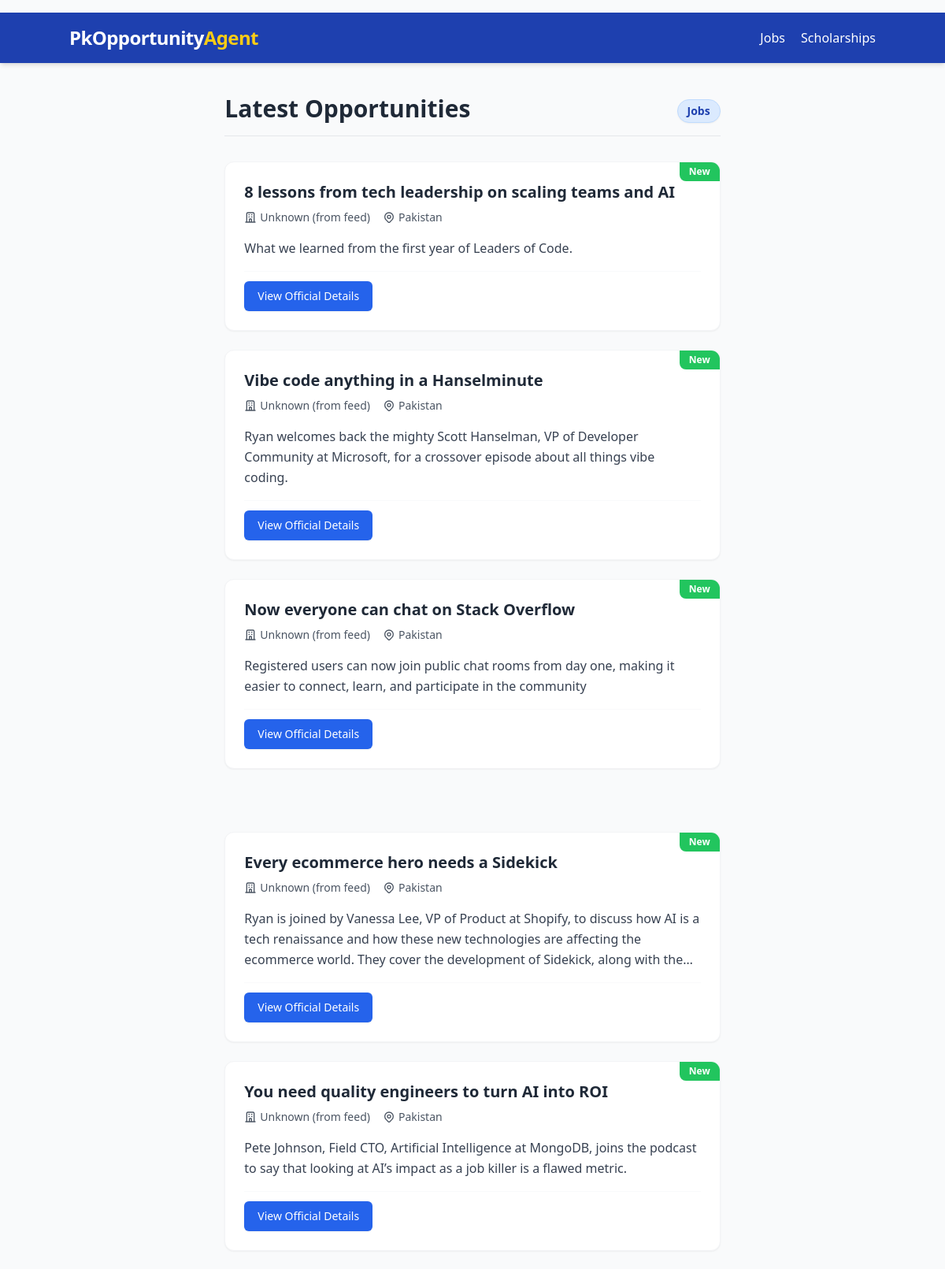
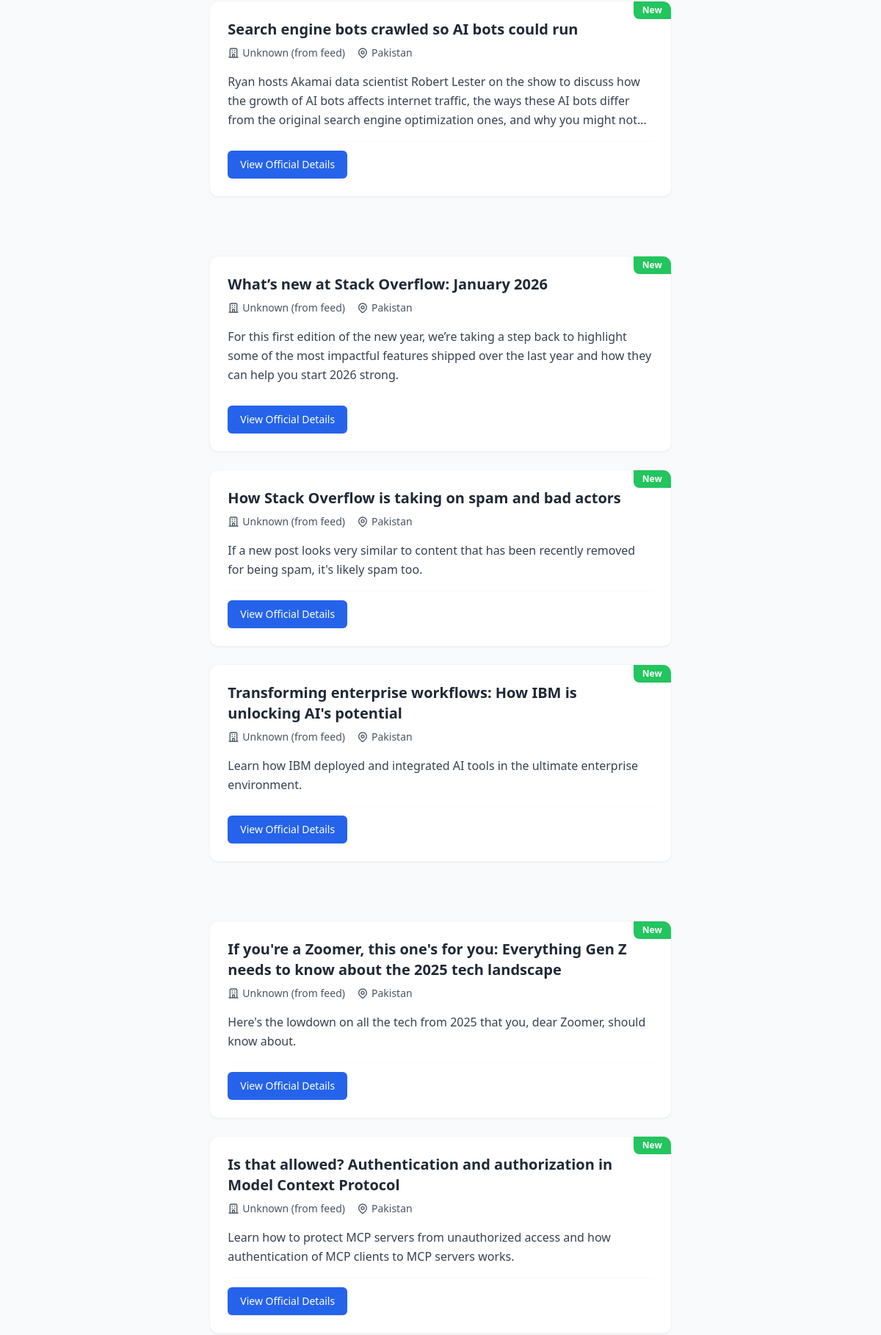
The page / (upper part) on the database its author committed (2 pictures, top to bottom).
### models.py (models this page shows, shortened)
class Job(db.Model):
    __tablename__ = 'jobs'
    id = db.Column(db.Integer, primary_key=True)
    title = db.Column(db.String(255), nullable=False)
    company = db.Column(db.String(255))
    location = db.Column(db.String(255))
    salary = db.Column(db.String(255))
    description = db.Column(db.Text)
    apply_links = db.Column(db.Text) # Stored as JSON string or comma separated
    source = db.Column(db.String(255))
    date_posted = db.Column(db.DateTime, default=datetime.utcnow)
    normalized_title = db.Column(db.String(255), nullable=False)
    state = db.Column(db.String(50), default='pending') # pending, merged, published
    slug = db.Column(db.String(255))
    seo_title = db.Column(db.String(255))
    seo_meta = db.Column(db.String(255))
    json_ld = db.Column(db.Text)

### app.py (the view)
    @app.route('/')
    def index():
        jobs = Job.query.filter_by(state='published').order_by(Job.date_posted.desc()).limit(20).all()
        return render_template('index.html', items=jobs, type='job')

### templates/index.html (shortened to what this page needs)
{% extends "base.html" %}
{% block content %}
<div class="mb-8 flex justify-between items-end border-b pb-4">
    <h1 class="text-3xl font-extrabold text-gray-800">Latest Opportunities</h1>
    <span
        class="text-sm font-semibold px-3 py-1 bg-blue-100 text-blue-800 rounded-full border border-blue-200 shadow-sm">{{
        type|capitalize }}s</span>
</div>
{% if items %}
<div class="grid gap-6">
    {% for item in items %}
    <article
        class="bg-white p-6 rounded-xl shadow-sm hover:shadow-md transition duration-300 border border-gray-100 relative group overflow-hidden">
        <div class="absolute top-0 right-0 bg-green-500 text-white text-xs font-bold px-3 py-1 rounded-bl-lg">
            New
        </div>
        <h2 class="text-xl font-bold text-gray-800 mb-2 group-hover:text-blue-600 transition">
            <a href="#">{{ item.seo_title if item.seo_title else item.title }}</a>
        </h2>
        {% if type == 'job' %}
        <div class="text-gray-600 text-sm mb-4 flex flex-wrap gap-4 items-center">
            <span class="flex items-center"><svg class="w-4 h-4 mr-1" fill="none" stroke="currentColor"
                    viewBox="0 0 24 24">
                    <path stroke-linecap="round" stroke-linejoin="round" stroke-width="2"
                        d="M19 21V5a2 2 0 00-2-2H7a2 2 0 00-2 2v16m14 0h2m-2 0h-5m-9 0H3m2 0h5M9 7h1m-1 4h1m4-4h1m-1 4h1m-5 10v-5a1 1 0 011-1h2a1 1 0 011 1v5m-4 0h4">
                    </path>
                </svg>{{ item.company }}</span>
            <span class="flex items-center">{{ item.location }}</span>
        </div>
        {% endif %}
        <p class="text-gray-700 text-base mb-4 leading-relaxed line-clamp-3">
            {{ item.description|striptags }}
        </p>
        <div class="flex flex-col sm:flex-row gap-3 pt-3 border-t border-gray-50">
            {% set links = [] %}
            {% if item.apply_links %}
            {% set links = item.apply_links %}
            {% elif item.official_apply_links %}
            {% set links = item.official_apply_links %}
            {% endif %}
            {% set parsed_links = links|default('[]') %}
            <a href="#"
                class="inline-flex justify-center items-center px-4 py-2 border border-transparent text-sm font-medium rounded-md shadow-sm text-white bg-blue-600 hover:bg-blue-700 focus:outline-none focus:ring-2 focus:ring-offset-2 focus:ring-blue-500 w-full sm:w-auto transition-colors">
                View Official Details
            </a>
        </div>
    </article>
    {% endfor %}
</div>
{% endif %}
{% endblock %}

### rows shown on the page
Job: seo_title+title "8 lessons from tech leadership on scaling teams and AI", company "Unknown (from feed)", location "Pakistan", description "What we learned from the first year of Leaders of Code."
Job: seo_title+title "Vibe code anything in a Hanselminute", company "Unknown (from feed)", location "Pakistan", description "Ryan welcomes back the mighty Scott Hanselman, VP of Developer Community at Microsoft, for a crossover episode about all things vibe coding."
Job: seo_title+title "Now everyone can chat on Stack Overflow", company "Unknown (from feed)", location "Pakistan", description "Registered users can now join public chat rooms from day one, making it easier to connect, learn, and participate in the community"
Job: seo_title+title "Every ecommerce hero needs a Sidekick", company "Unknown (from feed)", location "Pakistan", description "Ryan is joined by Vanessa Lee, VP of Product at Shopify, to discuss how AI is a tech renaissance and how these new technologies are affecting the ecommerce world. They cover the development of Sidekick, along with…"
Job: seo_title+title "You need quality engineers to turn AI into ROI", company "Unknown (from feed)", location "Pakistan", description "Pete Johnson, Field CTO, Artificial Intelligence at MongoDB, joins the podcast to say that looking at AI’s impact as a job killer is a flawed metric."
Job: seo_title+title "Search engine bots crawled so AI bots could run", company "Unknown (from feed)", location "Pakistan", description "Ryan hosts Akamai data scientist Robert Lester on the show to discuss how the growth of AI bots affects internet traffic, the ways these AI bots differ from the original search engine optimization ones, and why you might…"
Job: seo_title+title "What’s new at Stack Overflow: January 2026", company "Unknown (from feed)", location "Pakistan", description "For this first edition of the new year, we’re taking a step back to highlight some of the most impactful features shipped over the last year and how they can help you start 2026 strong."
Job: seo_title+title "How Stack Overflow is taking on spam and bad actors", company "Unknown (from feed)", location "Pakistan", description "If a new post looks very similar to content that has been recently removed for being spam, it's likely spam too."
Job: seo_title+title "Transforming enterprise workflows: How IBM is unlocking AI's potential", company "Unknown (from feed)", location "Pakistan", description "Learn how IBM deployed and integrated AI tools in the ultimate enterprise environment."
Job: seo_title+title "If you're a Zoomer, this one's for you: Everything Gen Z needs to know about the 2025 tech landscape", company "Unknown (from feed)", location "Pakistan", description "Here's the lowdown on all the tech from 2025 that you, dear Zoomer, should know about."
Job: seo_title+title "Is that allowed? Authentication and authorization in Model Context Protocol", company "Unknown (from feed)", location "Pakistan", description "Learn how to protect MCP servers from unauthorized access and how authentication of MCP clients to MCP servers works."

### other values the page prints
{{ type|capitalize }} "Job"
